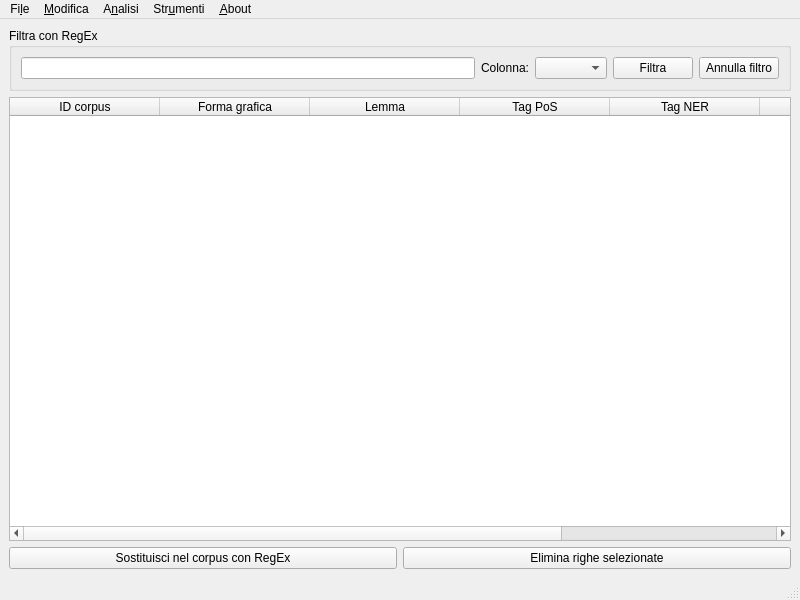
<?xml version="1.0" encoding="UTF-8"?>
<ui version="4.0">
 <class>MainWindow</class>
 <widget class="QMainWindow" name="MainWindow">
  <property name="geometry">
   <rect>
    <x>0</x>
    <y>0</y>
    <width>800</width>
    <height>600</height>
   </rect>
  </property>
  <property name="minimumSize">
   <size>
    <width>800</width>
    <height>600</height>
   </size>
  </property>
  <property name="windowTitle">
   <string>MainWindow</string>
  </property>
  <widget class="QWidget" name="centralwidget">
   <layout class="QVBoxLayout" name="verticalLayout">
    <item>
     <widget class="QGroupBox" name="groupBox">
      <property name="title">
       <string>Filtra con RegEx</string>
      </property>
      <layout class="QHBoxLayout" name="horizontalLayout_2">
       <item>
        <widget class="QLineEdit" name="cfilter"/>
       </item>
       <item>
        <widget class="QLabel" name="label">
         <property name="text">
          <string>Colonna:</string>
         </property>
        </widget>
       </item>
       <item>
        <widget class="QComboBox" name="ccolumn"/>
       </item>
       <item>
        <widget class="QPushButton" name="dofiltra">
         <property name="text">
          <string>Filtra</string>
         </property>
        </widget>
       </item>
       <item>
        <widget class="QPushButton" name="cancelfiltro">
         <property name="text">
          <string>Annulla filtro</string>
         </property>
        </widget>
       </item>
      </layout>
     </widget>
    </item>
    <item>
     <widget class="QTableWidget" name="corpus">
      <attribute name="horizontalHeaderDefaultSectionSize">
       <number>150</number>
      </attribute>
      <column>
       <property name="text">
        <string>ID corpus</string>
       </property>
      </column>
      <column>
       <property name="text">
        <string>Forma grafica</string>
       </property>
      </column>
      <column>
       <property name="text">
        <string>Lemma</string>
       </property>
      </column>
      <column>
       <property name="text">
        <string>Tag PoS</string>
       </property>
      </column>
      <column>
       <property name="text">
        <string>Tag NER</string>
       </property>
      </column>
      <column>
       <property name="text">
        <string>Morfologia</string>
       </property>
      </column>
      <column>
       <property name="text">
        <string>ID parola</string>
       </property>
      </column>
     </widget>
    </item>
    <item>
     <layout class="QHBoxLayout" name="horizontalLayout">
      <item>
       <widget class="QPushButton" name="replace_in_corpus">
        <property name="text">
         <string>Sostituisci nel corpus con RegEx</string>
        </property>
       </widget>
      </item>
      <item>
       <widget class="QPushButton" name="delselected">
        <property name="text">
         <string>Elimina righe selezionate</string>
        </property>
       </widget>
      </item>
     </layout>
    </item>
   </layout>
  </widget>
  <widget class="QMenuBar" name="menubar">
   <property name="geometry">
    <rect>
     <x>0</x>
     <y>0</y>
     <width>800</width>
     <height>30</height>
    </rect>
   </property>
   <widget class="QMenu" name="menuFile">
    <property name="title">
     <string>Fi&amp;le</string>
    </property>
    <widget class="QMenu" name="menuImporta_corpus">
     <property name="title">
      <string>&amp;Importa corpus</string>
     </property>
     <addaction name="actionDa_file_txt"/>
     <addaction name="actionDa_file_JSON"/>
     <addaction name="actionDa_file_CSV"/>
    </widget>
    <widget class="QMenu" name="menuEsporta">
     <property name="title">
      <string>&amp;Esporta</string>
     </property>
     <addaction name="actionEsporta_corpus_in_CSV_unico"/>
     <addaction name="actionEsporta_vista_attuale_in_CSV"/>
     <addaction name="actionEsporta_corpus_in_un_CSV_per_ogni_ID"/>
    </widget>
    <addaction name="actionApri"/>
    <addaction name="actionSalva"/>
    <addaction name="menuImporta_corpus"/>
    <addaction name="menuEsporta"/>
    <addaction name="separator"/>
    <addaction name="actionChiudi"/>
    <addaction name="actionEsci"/>
   </widget>
   <widget class="QMenu" name="menuModifica">
    <property name="title">
     <string>&amp;Modifica</string>
    </property>
    <addaction name="actionRimuovi_vista_attuale_dal_corpus"/>
    <addaction name="actionRimuovi_righe_selezionate"/>
    <addaction name="actionSostituisci_nel_corpus_con_RegEx"/>
   </widget>
   <widget class="QMenu" name="menuStrumenti">
    <property name="title">
     <string>Str&amp;umenti</string>
    </property>
    <addaction name="actionScarica_corpus_da_sito_web"/>
    <addaction name="actionConfronta_corpora"/>
    <addaction name="actionEditor_di_testo"/>
    <addaction name="separator"/>
    <addaction name="actionConfigurazione_Tint"/>
   </widget>
   <widget class="QMenu" name="menuAbout">
    <property name="title">
     <string>&amp;About</string>
    </property>
    <addaction name="actionAbout_Bran"/>
   </widget>
   <widget class="QMenu" name="menuAnalisi">
    <property name="title">
     <string>A&amp;nalisi</string>
    </property>
    <addaction name="actionConta_occorrenze"/>
    <addaction name="actionStatistiche_con_VdB"/>
    <addaction name="actionCalcola_densit_lessicale"/>
    <addaction name="actionTrova_ripetizioni"/>
    <addaction name="actionConta_verbi"/>
   </widget>
   <addaction name="menuFile"/>
   <addaction name="menuModifica"/>
   <addaction name="menuAnalisi"/>
   <addaction name="menuStrumenti"/>
   <addaction name="menuAbout"/>
  </widget>
  <widget class="QStatusBar" name="statusbar"/>
  <action name="actionApri">
   <property name="text">
    <string>&amp;Apri progetto</string>
   </property>
  </action>
  <action name="actionSalva">
   <property name="text">
    <string>&amp;Salva progetto</string>
   </property>
  </action>
  <action name="actionDa_file_txt">
   <property name="text">
    <string>&amp;Da file TXT</string>
   </property>
  </action>
  <action name="actionDa_file_zip">
   <property name="text">
    <string>Da file zip</string>
   </property>
  </action>
  <action name="actionScarica_corpus_da_sito_web">
   <property name="text">
    <string>&amp;Scarica corpus da sito web</string>
   </property>
  </action>
  <action name="actionEditor_di_testo">
   <property name="text">
    <string>&amp;Editor di testo</string>
   </property>
  </action>
  <action name="actionAbout_Bran">
   <property name="text">
    <string>&amp;About Bran</string>
   </property>
  </action>
  <action name="actionConta_occorrenze">
   <property name="text">
    <string>&amp;Conta occorrenze</string>
   </property>
  </action>
  <action name="actionEsporta_corpus_in_CSV_unico">
   <property name="text">
    <string>&amp;Esporta corpus in CSV unico</string>
   </property>
  </action>
  <action name="actionEsporta_corpus_in_un_CSV_per_ogni_ID">
   <property name="text">
    <string>Esporta &amp;corpus in un CSV per ogni ID</string>
   </property>
  </action>
  <action name="actionChiudi">
   <property name="text">
    <string>&amp;Chiudi progetto</string>
   </property>
  </action>
  <action name="actionEsci">
   <property name="text">
    <string>Esci</string>
   </property>
  </action>
  <action name="actionEsporta_vista_attuale_in_CSV">
   <property name="text">
    <string>Esporta &amp;vista attuale in CSV</string>
   </property>
  </action>
  <action name="actionRimuovi_vista_attuale_dal_corpus">
   <property name="text">
    <string>&amp;Rimuovi vista attuale dal corpus</string>
   </property>
  </action>
  <action name="actionStatistiche_con_VdB">
   <property name="text">
    <string>&amp;Statistiche con VdB</string>
   </property>
  </action>
  <action name="actionDa_file_JSON">
   <property name="text">
    <string>Da &amp;file JSON</string>
   </property>
  </action>
  <action name="actionDa_file_CSV">
   <property name="text">
    <string>Da file &amp;CSV</string>
   </property>
  </action>
  <action name="actionConfigurazione_Tint">
   <property name="text">
    <string>&amp;Configurazione Tint</string>
   </property>
  </action>
  <action name="actionTraduci_i_tag_PoS_in_forma_leggibile">
   <property name="text">
    <string>Traduci i tag PoS in forma leggibile</string>
   </property>
  </action>
  <action name="actionCalcola_densit_lessicale">
   <property name="text">
    <string>Calcola &amp;densità lessicale</string>
   </property>
  </action>
  <action name="actionTrova_ripetizioni">
   <property name="text">
    <string>&amp;Trova segmenti ripetuti</string>
   </property>
  </action>
  <action name="actionConta_verbi">
   <property name="text">
    <string>Conta &amp;verbi</string>
   </property>
  </action>
  <action name="actionSostituisci_nel_corpus_con_RegEx">
   <property name="text">
    <string>&amp;Sostituisci nel corpus con RegEx</string>
   </property>
  </action>
  <action name="actionRimuovi_righe_selezionate">
   <property name="text">
    <string>R&amp;imuovi righe selezionate</string>
   </property>
  </action>
  <action name="actionConfronta_corpora">
   <property name="text">
    <string>Confronta corpora</string>
   </property>
  </action>
 </widget>
 <resources/>
 <connections/>
</ui>
